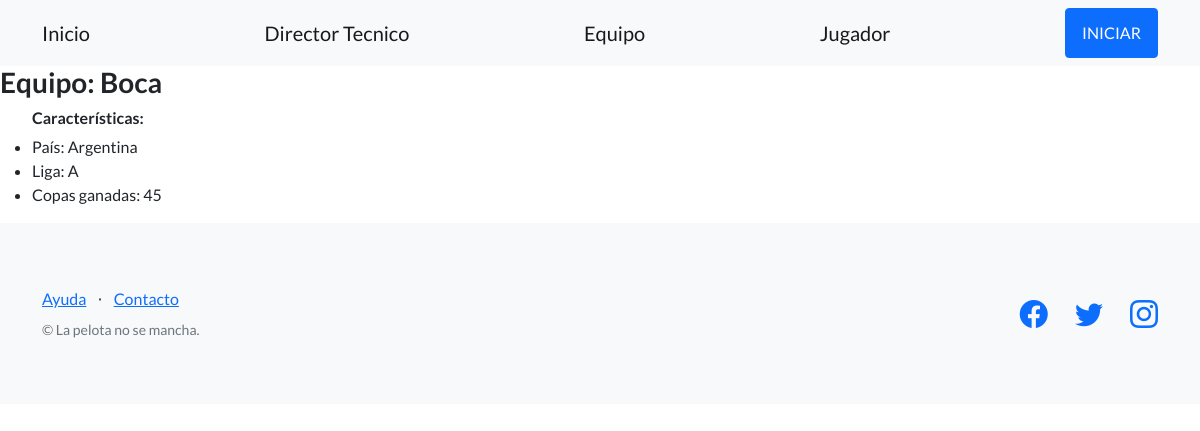
The page /equipo/1 on the database its author committed.
### blog/models.py (models this page shows, shortened)
class Equipo(models.Model):
    nombre = models.CharField(max_length=50)
    pais = models.CharField(max_length=30)
    liga = models.CharField(max_length=1)
    copasGanadas = models.IntegerField(default=0)
    urlName = 'equipo'

### blog/views.py (the view)
# urls.py: path('equipo/<pk>', Equipo.as_view() , name='equipo') ,
class Equipo(DetailView):
    model = Equipo
    template_name = 'blog/equipo.html'

### templates/blog/equipo.html
{% extends "blog/padre.html" %}
{% load static %}
{% block contenidoQueCambia %}
    <h3>Equipo: {{ equipo.nombre }}</h3>
    <ul class="caracteristicas">
        <h6>Características:</h6>
        <li>País: {{ equipo.pais }}</li>
        <li>Liga: {{ equipo.liga }}</li>
        <li>Copas ganadas: {{ equipo.copasGanadas }}</li>
    </ul>
{% endblock %}

### rows shown on the page
Equipo: nombre "Boca", pais "Argentina", liga "A", copasGanadas "45"
